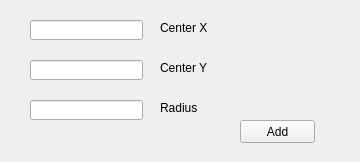
<?xml version="1.0" encoding="UTF-8"?>
<ui version="4.0">
 <class>circle</class>
 <widget class="QMainWindow" name="circle">
  <property name="geometry">
   <rect>
    <x>0</x>
    <y>0</y>
    <width>360</width>
    <height>162</height>
   </rect>
  </property>
  <property name="windowTitle">
   <string>AddCircle</string>
  </property>
  <widget class="QWidget" name="centralwidget">
   <widget class="QLineEdit" name="cxedit">
    <property name="geometry">
     <rect>
      <x>30</x>
      <y>20</y>
      <width>113</width>
      <height>20</height>
     </rect>
    </property>
   </widget>
   <widget class="QLineEdit" name="cyedit">
    <property name="geometry">
     <rect>
      <x>30</x>
      <y>60</y>
      <width>113</width>
      <height>20</height>
     </rect>
    </property>
   </widget>
   <widget class="QLabel" name="label">
    <property name="geometry">
     <rect>
      <x>160</x>
      <y>20</y>
      <width>81</width>
      <height>16</height>
     </rect>
    </property>
    <property name="text">
     <string>Center X</string>
    </property>
   </widget>
   <widget class="QLabel" name="label_2">
    <property name="geometry">
     <rect>
      <x>160</x>
      <y>60</y>
      <width>81</width>
      <height>16</height>
     </rect>
    </property>
    <property name="text">
     <string>Center Y</string>
    </property>
   </widget>
   <widget class="QLineEdit" name="redit">
    <property name="geometry">
     <rect>
      <x>30</x>
      <y>100</y>
      <width>113</width>
      <height>20</height>
     </rect>
    </property>
   </widget>
   <widget class="QLabel" name="label_3">
    <property name="geometry">
     <rect>
      <x>160</x>
      <y>100</y>
      <width>81</width>
      <height>16</height>
     </rect>
    </property>
    <property name="text">
     <string>Radius</string>
    </property>
   </widget>
   <widget class="QPushButton" name="addbtn">
    <property name="geometry">
     <rect>
      <x>240</x>
      <y>120</y>
      <width>75</width>
      <height>23</height>
     </rect>
    </property>
    <property name="text">
     <string>Add</string>
    </property>
   </widget>
  </widget>
 </widget>
 <resources/>
 <connections/>
</ui>
